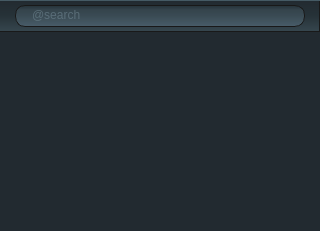
<?xml version="1.0" encoding="UTF-8"?>
<ui version="4.0">
 <class>NotesList</class>
 <widget class="QWidget" name="NotesList">
  <property name="geometry">
   <rect>
    <x>0</x>
    <y>0</y>
    <width>320</width>
    <height>231</height>
   </rect>
  </property>
  <property name="minimumSize">
   <size>
    <width>320</width>
    <height>140</height>
   </size>
  </property>
  <property name="maximumSize">
   <size>
    <width>960</width>
    <height>516</height>
   </size>
  </property>
  <property name="windowTitle">
   <string>NotesPageView</string>
  </property>
  <property name="styleSheet">
   <string notr="true">
QDialogButtonBox {
    min-height:50px;
    max-height:50px;
}
QLabel {
    min-height: 50px;
}

QTableView {
    border: none;
    border-top: 1px solid #455a64;
    alternate-background-color: #37474f;
    
	background-color: rgb(34, 42, 48);
	selection-background-color: rgb(207, 216, 220);
    font-size: 11px;
    text-align: center;
    border-right: 1px solid #191919;
    border-bottom: 1px solid #191919;
    color: #fafafa;
}

QTableView::text {
    top: -1px;
    left: 20px;
}
QTableView::item:selected {
background-color: #cfd8dc;
color: #191919;
}
QHeaderView {
height: 22px;
color: #b0bec5;
font: 11px &quot;Open Sans&quot;;
}
QHeaderView {
	background-color: qlineargradient(spread:pad, x1:0, y1:1, x2:0, y2:0, stop:0 rgba(55, 71, 79, 255), stop:0.5 rgba(38, 50, 56, 255), stop:1 rgba(34, 42, 48, 255));
 border-bottom: 1px solid #191919;
}
QHeaderView:section {
	background-color: qlineargradient(spread:pad, x1:0, y1:1, x2:0, y2:0, stop:0 rgba(55, 71, 79, 255), stop:0.5 rgba(38, 50, 56, 255), stop:1 rgba(34, 42, 48, 255));
    height: 24px;
    border: none;
    border-right: 1px solid #191919;
    border-left: 1px solid #455a64;
    border-bottom: 1px solid #191919;
    color: #b0bec5;
    font: 11px &quot;Open Sans&quot;;
}

QTableView::item {
    height: 16px;
    border: 1px hidden;
}
QTableView::icon {
top:1px;
    margin: -1px -1px -1px -1px;
    width: 11px;
    border: 1px solid #191919;
}
* {outline:0;}

QDialog {
	border: none;
	background-color: #37474f;
	background-position: bottom;
	background-attachment: fixed;
	background-repeat: repeat-x;    
	background-image: url(:/textures/bottom_bg.png);
    padding: 40px;
}

QLabel {
    border: none;
	color: rgba(250, 250, 250, 250);
	font: 12px &quot;Open Sans Semibold&quot;;
    background-color: transparent;
}


QDialog QAbstractButton {
font: 550 14px &quot;Open Sans&quot;;
color: rgba(250, 250, 250, 250);
border: 1px solid #191919;
border-radius: 4px;
	border-bottom: 2px solid qlineargradient(spread:pad, x1:0, y1:0, x2:0, y2:1, stop:0 rgba(25, 25, 25, 255), stop:0.498 rgba(25, 25, 25, 255), stop:0.502 rgba(69, 90, 100, 255), stop:1 rgba(69, 90, 100, 255));
min-width: 124px;
min-height: 28px;
max-height: 28px;
margin: 3px;
}
QDialog QAbstractButton:pressed {
    padding-top: 1px;
    color: rgba(250, 250, 250, 100);
}

QDialog QAbstractButton {
    background-color: qlineargradient(spread:pad, x1:0, y1:1, x2:0, y2:0, stop:0 rgba(0, 121, 40, 255), stop:0.94 rgba(0, 199, 83, 255), stop:0.95 rgba(0, 250, 158, 255), stop:1 rgba(0, 250, 158, 255));
}
QDialog QPushButton:hover {
    background-color: qlineargradient(spread:pad, x1:0, y1:1, x2:0, y2:0, stop:0 rgba(0, 121, 40, 255), stop:0.95 rgba(0, 250, 158, 255), stop:1 rgba(0, 250, 158, 255));
}
QDialog QPushButton:pressed {
	background-color: qlineargradient(spread:pad, x1:0, y1:1, x2:0, y2:0, stop:0 rgba(0, 41, 20, 255), stop:0.95 rgba(0, 90, 55, 255), stop:1 rgba(0, 90, 50, 255));
}

QDialog QPushButton:disabled {
    border: 1px solid rgba(25, 25, 25, 166);
    color: rgba(250, 250, 250, 100);
background-color: qlineargradient(spread:pad, x1:0, y1:1, x2:0, y2:0, stop:0 rgba(0, 121, 40, 166), stop:0.94 rgba(0, 199, 83, 166), stop:0.95 rgba(0, 250, 158, 166), stop:1 rgba(0, 250, 158, 166));
}
/*
QAbstractButton[theme=&quot;orange&quot;] {
	background-color: qlineargradient(spread:pad, x1:0, y1:1, x2:0, y2:0, stop:0 rgba(176, 76, 1, 255), stop:0.954802 rgba(254, 182, 76, 255), stop:1 rgba(255, 248, 146, 255));
}

QAbstractButton[theme=&quot;orange&quot;]:hover {
background-color: qlineargradient(spread:pad, x1:0, y1:1, x2:0, y2:0, stop:0 rgba(196, 186, 31, 255), stop:0.5 rgba(156, 116, 1, 255), stop:0.95 rgba(254, 152, 76, 255), stop:1 rgba(255, 248, 146, 255));
color: rgba(233, 250, 233, 233);
}
*/</string>
  </property>
  <layout class="QVBoxLayout" name="verticalLayout" stretch="0,1">
   <property name="spacing">
    <number>0</number>
   </property>
   <property name="leftMargin">
    <number>0</number>
   </property>
   <property name="topMargin">
    <number>0</number>
   </property>
   <property name="rightMargin">
    <number>0</number>
   </property>
   <property name="bottomMargin">
    <number>0</number>
   </property>
   <item>
    <widget class="QWidget" name="search" native="true">
     <property name="minimumSize">
      <size>
       <width>0</width>
       <height>32</height>
      </size>
     </property>
     <property name="maximumSize">
      <size>
       <width>16777215</width>
       <height>32</height>
      </size>
     </property>
     <property name="styleSheet">
      <string notr="true">.QWidget {
    
	background-color: qlineargradient(spread:pad, x1:0, y1:1, x2:0, y2:0, stop:0 rgba(55, 71, 79, 255), stop:0.5 rgba(38, 50, 56, 255), stop:1 rgba(34, 42, 48, 255));
border-top: 1px solid #455a64;
border-bottom: 1px solid #191919;
border-right: 1px solid #191919;

}

QLineEdit {
    background-color: #455a64;
    background-color: qlineargradient(spread:pad, x1:0, y1:1, x2:0, y2:0, stop:0 rgba(109, 138, 158, 100), stop:0.805 rgba(69, 89, 99, 126), stop:1 rgba(36, 49, 56, 255));
    border-radius: 10px;
    border: 1px solid #191919;
   color: #78909c;
padding:0px 6px 2px 14px;
font: 11px &quot;Open Sans&quot;;
	image: url(:/textures/Common/Tournament/icon_search.png);
    image-position: right bottom;
}</string>
     </property>
     <layout class="QVBoxLayout" name="verticalLayout_2">
      <property name="leftMargin">
       <number>15</number>
      </property>
      <property name="topMargin">
       <number>3</number>
      </property>
      <property name="rightMargin">
       <number>15</number>
      </property>
      <property name="bottomMargin">
       <number>3</number>
      </property>
      <item alignment="Qt::AlignVCenter">
       <widget class="QLineEdit" name="input_search">
        <property name="minimumSize">
         <size>
          <width>0</width>
          <height>22</height>
         </size>
        </property>
        <property name="maximumSize">
         <size>
          <width>16777215</width>
          <height>22</height>
         </size>
        </property>
        <property name="toolTip">
         <string>@Tooltip_notes_bttn_Search_84</string>
        </property>
        <property name="placeholderText">
         <string>@search</string>
        </property>
       </widget>
      </item>
     </layout>
    </widget>
   </item>
   <item>
    <widget class="NotesTableView" name="tableView">
     <property name="styleSheet">
      <string notr="true">QScrollBar:vertical {
     border: none;
     background-image: url(:/textures/Common/scrollBar_bg.png);
	background-repeat: repeat-y;
     width: 16px;
     margin: 2px 0 0px 0;
padding-top: 35px;
padding-bottom: 13px;
    /*border-top: 36px solid #191919;*/

 }
QScrollBar::handle:vertical {
    min-width: 12px;
    min-height: 32px;
    max-width: 12px;
    max-height: 32px;
    margin: 0px 2px 1px 2px;
    
	image: url(:/textures/Common/points.png);
    image-position: center;
   
	background-color: qlineargradient(spread:pad, x1:0, y1:1, x2:1, y2:1, stop:0 rgba(69, 90, 100, 255), stop:0.483304 rgba(34, 42, 48, 255), stop:0.560633 rgba(34, 42, 48, 255), stop:1 rgba(64, 84, 93, 255));
    border-radius: 3px 3px; 
    border-top: 1px solid #678694;
    border-bottom: 2px qlineargradient(spread:pad, x1:0, y1:0, x2:0, y2:1, stop:0 rgba(36, 47, 52, 255), stop:0.256598 rgba(37, 48, 54, 255), stop:0.629032 rgba(25, 25, 25, 237), stop:1 rgba(25, 25, 25, 137));
}
 QScrollBar::handle:hover:vertical {
    border-top: 1px solid #A9B6BA;
	background-color: qlineargradient(spread:pad, x1:0, y1:1, x2:1, y2:1, stop:0 rgba(121, 130, 133, 255), stop:0.483304 rgba(51, 58, 62, 255), stop:0.560633 rgba(51, 58, 62, 255), stop:1 rgba(113, 122, 125, 255));
	image: url(:/textures/Common/points_hover.png);

}
 QScrollBar::add-line:vertical {
     border: none;
    background-image: url(:/textures/Common/scrollBar_bg.png);
	background-repeat: repeat-y;
    height: 16px;
    subcontrol-position: bottom;
    subcontrol-origin: margin;
    bottom: 0px;

	background-image: url(:/textures/Common/scroll_footer.png);
background-repeat: no-repeat;
background-position: bottom right;
background-clip: margin;
background-origin: border;
 }

QScrollBar::add-page:vertical {
	background-image: url(:/textures/Common/scrollBar_bg.png);
	background-repeat: repeat-y;
 }
 QScrollBar::sub-page:vertical {
     background-image: url(:/textures/Common/scrollBar_bg.png);
	background-repeat: repeat-y;
}

 QScrollBar::sub-line:vertical {
    border: none;
	background-repeat: repeat-y;
    height: 16px;
    subcontrol-position: top;
    subcontrol-origin: margin;
margin-top: 23px;
	background-image: url(:/textures/Common/scroll_header.png);
background-repeat: no-repeat;
background-position: top;
background-clip: margin;
background-origin: margin;
 }
 QScrollBar::up-arrow:vertical {
background-image: url(:/textures/tmp_up1.png);
    background-position: bottom;
    background-repeat: no-repeat;
    background-attachment: fixed;
    background-origin: border;
    height: 12px;

 }

QScrollBar::down-arrow:vertical {
	background-image: url(:/textures/tmp_down1.png);
    background-position: top;
    background-repeat: no-repeat;
    background-attachment: fixed;
    background-origin: border;
    height: 12px;

}

QScrollBar::add-line:vertical:hover {
	background-color: qlineargradient(spread:pad, x1:0, y1:1, x2:0, y2:0, stop:0 #222a30, stop: 0.1 #37473f, stop:0.5 #222a30, stop:1 rgba(14, 27, 28, 225));
}
QScrollBar::sub-line:vertical:hover {
	background-color: qlineargradient(spread:pad, x1:0, y1:1, x2:0, y2:0, stop:1 #222a30, stop: 0.9 #37473f, stop:0.5 #222a30, stop:0 rgba(14, 27, 28, 225));
}

QScrollBar::add-line:vertical:pressed {
    background-color: qlineargradient(spread:pad, x1:0, y1:1, x2:0, y2:0, stop:0 rgba(24, 13, 39, 255), stop:1 rgba(25, 25, 25, 255));
     border: 1px ridge #191919;
    border-bottom: none;
}
QScrollBar::sub-line:vertical:pressed {
    background-color: qlineargradient(spread:pad, x1:0, y1:1, x2:0, y2:0, stop:0 rgba(24, 13, 39, 255), stop:1 rgba(25, 25, 25, 255));
    border: 1px ridge #191919;
    border-top: none;
}
#tableView {
    border: none;
}
QHeaderView {
     border-top: 1px solid #455a64;
	min-width: 25px;
border-bottom: 1px solid #191919;
}
QHeaderView::section {
    border-bottom: none;
}</string>
     </property>
     <property name="horizontalScrollBarPolicy">
      <enum>Qt::ScrollBarAlwaysOff</enum>
     </property>
     <property name="autoScroll">
      <bool>true</bool>
     </property>
     <property name="autoScrollMargin">
      <number>0</number>
     </property>
     <property name="editTriggers">
      <set>QAbstractItemView::DoubleClicked</set>
     </property>
     <property name="alternatingRowColors">
      <bool>true</bool>
     </property>
     <property name="selectionMode">
      <enum>QAbstractItemView::SingleSelection</enum>
     </property>
     <property name="selectionBehavior">
      <enum>QAbstractItemView::SelectRows</enum>
     </property>
     <property name="iconSize">
      <size>
       <width>12</width>
       <height>12</height>
      </size>
     </property>
     <property name="showGrid">
      <bool>false</bool>
     </property>
     <property name="gridStyle">
      <enum>Qt::NoPen</enum>
     </property>
     <property name="sortingEnabled">
      <bool>true</bool>
     </property>
     <property name="cornerButtonEnabled">
      <bool>false</bool>
     </property>
     <attribute name="horizontalHeaderVisible">
      <bool>true</bool>
     </attribute>
     <attribute name="horizontalHeaderDefaultSectionSize">
      <number>182</number>
     </attribute>
     <attribute name="horizontalHeaderMinimumSectionSize">
      <number>160</number>
     </attribute>
     <attribute name="horizontalHeaderStretchLastSection">
      <bool>true</bool>
     </attribute>
     <attribute name="verticalHeaderVisible">
      <bool>false</bool>
     </attribute>
     <attribute name="verticalHeaderDefaultSectionSize">
      <number>16</number>
     </attribute>
     <attribute name="verticalHeaderMinimumSectionSize">
      <number>16</number>
     </attribute>
    </widget>
   </item>
  </layout>
  <action name="actioneditItem">
   <property name="text">
    <string>editItem</string>
   </property>
   <property name="shortcut">
    <string>F2</string>
   </property>
  </action>
 </widget>
 <layoutdefault spacing="6" margin="11"/>
 <customwidgets>
  <customwidget>
   <class>NotesTableView</class>
   <extends>QTableView</extends>
   <header>noteslist.h</header>
   <slots>
    <signal>currentChanged(QModelIndex)</signal>
    <slot>editCurrent()</slot>
   </slots>
  </customwidget>
 </customwidgets>
 <resources>
  <include location="../../ultima_poker/poker_client/data/resources.qrc"/>
 </resources>
 <connections>
  <connection>
   <sender>actioneditItem</sender>
   <signal>triggered()</signal>
   <receiver>tableView</receiver>
   <slot>editCurrent()</slot>
   <hints>
    <hint type="sourcelabel">
     <x>-1</x>
     <y>-1</y>
    </hint>
    <hint type="destinationlabel">
     <x>159</x>
     <y>131</y>
    </hint>
   </hints>
  </connection>
 </connections>
 <slots>
  <signal>currentChanged(QModelIndex)</signal>
 </slots>
</ui>
